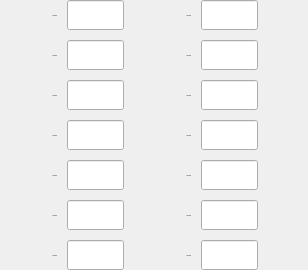
                   <widget class="QWidget" name="tab2">
                    <property name="font">
                     <font>
                      <family>微软雅黑</family>
                     </font>
                    </property>
                    <attribute name="title">
                     <string>三相</string>
                    </attribute>
                    <layout class="QGridLayout" name="gridLayout_2" columnstretch="1,1,1,1">
                     <property name="leftMargin">
                      <number>0</number>
                     </property>
                     <property name="topMargin">
                      <number>0</number>
                     </property>
                     <property name="rightMargin">
                      <number>50</number>
                     </property>
                     <property name="bottomMargin">
                      <number>0</number>
                     </property>
                     <property name="spacing">
                      <number>10</number>
                     </property>
                     <item row="0" column="0">
                      <widget class="QLabel" name="label_35">
                       <property name="minimumSize">
                        <size>
                         <width>0</width>
                         <height>30</height>
                        </size>
                       </property>
                       <property name="font">
                        <font>
                         <family>黑体</family>
                         <pointsize>-1</pointsize>
                        </font>
                       </property>
                       <property name="text">
                        <string>TextLabel</string>
                       </property>
                       <property name="alignment">
                        <set>Qt::AlignRight|Qt::AlignTrailing|Qt::AlignVCenter</set>
                       </property>
                      </widget>
                     </item>
                     <item row="0" column="1">
                      <widget class="QLineEdit" name="lineEdit_26">
                       <property name="minimumSize">
                        <size>
                         <width>0</width>
                         <height>30</height>
                        </size>
                       </property>
                       <property name="font">
                        <font>
                         <family>黑体</family>
                        </font>
                       </property>
                      </widget>
                     </item>
                     <item row="0" column="2">
                      <widget class="QLabel" name="label_33">
                       <property name="minimumSize">
                        <size>
                         <width>0</width>
                         <height>30</height>
                        </size>
                       </property>
                       <property name="font">
                        <font>
                         <family>黑体</family>
                         <pointsize>-1</pointsize>
                        </font>
                       </property>
                       <property name="text">
                        <string>TextLabel</string>
                       </property>
                       <property name="alignment">
                        <set>Qt::AlignRight|Qt::AlignTrailing|Qt::AlignVCenter</set>
                       </property>
                      </widget>
                     </item>
                     <item row="0" column="3">
                      <widget class="QLineEdit" name="lineEdit_20">
                       <property name="minimumSize">
                        <size>
                         <width>0</width>
                         <height>30</height>
                        </size>
                       </property>
                       <property name="font">
                        <font>
                         <family>黑体</family>
                        </font>
                       </property>
                      </widget>
                     </item>
                     <item row="1" column="0">
                      <widget class="QLabel" name="label_32">
                       <property name="minimumSize">
                        <size>
                         <width>0</width>
                         <height>30</height>
                        </size>
                       </property>
                       <property name="font">
                        <font>
                         <family>黑体</family>
                         <pointsize>-1</pointsize>
                        </font>
                       </property>
                       <property name="text">
                        <string>TextLabel</string>
                       </property>
                       <property name="alignment">
                        <set>Qt::AlignRight|Qt::AlignTrailing|Qt::AlignVCenter</set>
                       </property>
                      </widget>
                     </item>
                     <item row="1" column="1">
                      <widget class="QLineEdit" name="lineEdit_16">
                       <property name="minimumSize">
                        <size>
                         <width>0</width>
                         <height>30</height>
                        </size>
                       </property>
                       <property name="font">
                        <font>
                         <family>黑体</family>
                        </font>
                       </property>
                      </widget>
                     </item>
                     <item row="1" column="2">
                      <widget class="QLabel" name="label_34">
                       <property name="minimumSize">
                        <size>
                         <width>0</width>
                         <height>30</height>
                        </size>
                       </property>
                       <property name="font">
                        <font>
                         <family>黑体</family>
                         <pointsize>-1</pointsize>
                        </font>
                       </property>
                       <property name="text">
                        <string>TextLabel</string>
                       </property>
                       <property name="alignment">
                        <set>Qt::AlignRight|Qt::AlignTrailing|Qt::AlignVCenter</set>
                       </property>
                      </widget>
                     </item>
                     <item row="1" column="3">
                      <widget class="QLineEdit" name="lineEdit_15">
                       <property name="minimumSize">
                        <size>
                         <width>0</width>
                         <height>30</height>
                        </size>
                       </property>
                       <property name="font">
                        <font>
                         <family>黑体</family>
                        </font>
                       </property>
                      </widget>
                     </item>
                     <item row="2" column="0">
                      <widget class="QLabel" name="label_28">
                       <property name="minimumSize">
                        <size>
                         <width>0</width>
                         <height>30</height>
                        </size>
                       </property>
                       <property name="font">
                        <font>
                         <family>黑体</family>
                         <pointsize>-1</pointsize>
                        </font>
                       </property>
                       <property name="text">
                        <string>TextLabel</string>
                       </property>
                       <property name="alignment">
                        <set>Qt::AlignRight|Qt::AlignTrailing|Qt::AlignVCenter</set>
                       </property>
                      </widget>
                     </item>
                     <item row="2" column="1">
                      <widget class="QLineEdit" name="lineEdit_25">
                       <property name="minimumSize">
                        <size>
                         <width>0</width>
                         <height>30</height>
                        </size>
                       </property>
                       <property name="font">
                        <font>
                         <family>黑体</family>
                        </font>
                       </property>
                      </widget>
                     </item>
                     <item row="2" column="2">
                      <widget class="QLabel" name="label_24">
                       <property name="minimumSize">
                        <size>
                         <width>0</width>
                         <height>30</height>
                        </size>
                       </property>
                       <property name="font">
                        <font>
                         <family>黑体</family>
                         <pointsize>-1</pointsize>
                        </font>
                       </property>
                       <property name="text">
                        <string>TextLabel</string>
                       </property>
                       <property name="alignment">
                        <set>Qt::AlignRight|Qt::AlignTrailing|Qt::AlignVCenter</set>
                       </property>
                      </widget>
                     </item>
                     <item row="2" column="3">
                      <widget class="QLineEdit" name="lineEdit_17">
                       <property name="minimumSize">
                        <size>
                         <width>0</width>
                         <height>30</height>
                        </size>
                       </property>
                       <property name="font">
                        <font>
                         <family>黑体</family>
                        </font>
                       </property>
                      </widget>
                     </item>
                     <item row="3" column="0">
                      <widget class="QLabel" name="label_37">
                       <property name="minimumSize">
                        <size>
                         <width>0</width>
                         <height>30</height>
                        </size>
                       </property>
                       <property name="font">
                        <font>
                         <family>黑体</family>
                         <pointsize>-1</pointsize>
                        </font>
                       </property>
                       <property name="text">
                        <string>TextLabel</string>
                       </property>
                       <property name="alignment">
                        <set>Qt::AlignRight|Qt::AlignTrailing|Qt::AlignVCenter</set>
                       </property>
                      </widget>
                     </item>
                     <item row="3" column="1">
                      <widget class="QLineEdit" name="lineEdit_24">
                       <property name="minimumSize">
                        <size>
                         <width>0</width>
                         <height>30</height>
                        </size>
                       </property>
                       <property name="font">
                        <font>
                         <family>黑体</family>
                        </font>
                       </property>
                      </widget>
                     </item>
                     <item row="3" column="2">
                      <widget class="QLabel" name="label_30">
                       <property name="minimumSize">
                        <size>
                         <width>0</width>
                         <height>30</height>
                        </size>
                       </property>
                       <property name="font">
                        <font>
                         <family>黑体</family>
                         <pointsize>-1</pointsize>
                        </font>
                       </property>
                       <property name="text">
                        <string>TextLabel</string>
                       </property>
                       <property name="alignment">
                        <set>Qt::AlignRight|Qt::AlignTrailing|Qt::AlignVCenter</set>
                       </property>
                      </widget>
                     </item>
                     <item row="3" column="3">
                      <widget class="QLineEdit" name="lineEdit_21">
                       <property name="minimumSize">
                        <size>
                         <width>0</width>
                         <height>30</height>
                        </size>
                       </property>
                       <property name="font">
                        <font>
                         <family>黑体</family>
                        </font>
                       </property>
                      </widget>
                     </item>
                     <item row="4" column="0">
                      <widget class="QLabel" name="label_25">
                       <property name="minimumSize">
                        <size>
                         <width>0</width>
                         <height>30</height>
                        </size>
                       </property>
                       <property name="font">
                        <font>
                         <family>黑体</family>
                         <pointsize>-1</pointsize>
                        </font>
                       </property>
                       <property name="text">
                        <string>TextLabel</string>
                       </property>
                       <property name="alignment">
                        <set>Qt::AlignRight|Qt::AlignTrailing|Qt::AlignVCenter</set>
                       </property>
                      </widget>
                     </item>
                     <item row="4" column="1">
                      <widget class="QLineEdit" name="lineEdit_23">
                       <property name="minimumSize">
                        <size>
                         <width>0</width>
                         <height>30</height>
                        </size>
                       </property>
                       <property name="font">
                        <font>
                         <family>黑体</family>
                        </font>
                       </property>
                      </widget>
                     </item>
                     <item row="4" column="2">
                      <widget class="QLabel" name="label_27">
                       <property name="minimumSize">
                        <size>
                         <width>0</width>
                         <height>30</height>
                        </size>
                       </property>
                       <property name="font">
                        <font>
                         <family>黑体</family>
                         <pointsize>-1</pointsize>
                        </font>
                       </property>
                       <property name="text">
                        <string>TextLabel</string>
                       </property>
                       <property name="alignment">
                        <set>Qt::AlignRight|Qt::AlignTrailing|Qt::AlignVCenter</set>
                       </property>
                      </widget>
                     </item>
                     <item row="4" column="3">
                      <widget class="QLineEdit" name="lineEdit_22">
                       <property name="minimumSize">
                        <size>
                         <width>0</width>
                         <height>30</height>
                        </size>
                       </property>
                       <property name="font">
                        <font>
                         <family>黑体</family>
                        </font>
                       </property>
                      </widget>
                     </item>
                     <item row="5" column="0">
                      <widget class="QLabel" name="label_29">
                       <property name="minimumSize">
                        <size>
                         <width>0</width>
                         <height>30</height>
                        </size>
                       </property>
                       <property name="font">
                        <font>
                         <family>黑体</family>
                         <pointsize>-1</pointsize>
                        </font>
                       </property>
                       <property name="text">
                        <string>TextLabel</string>
                       </property>
                       <property name="alignment">
                        <set>Qt::AlignRight|Qt::AlignTrailing|Qt::AlignVCenter</set>
                       </property>
                      </widget>
                     </item>
                     <item row="5" column="1">
                      <widget class="QLineEdit" name="lineEdit_28">
                       <property name="minimumSize">
                        <size>
                         <width>0</width>
                         <height>30</height>
                        </size>
                       </property>
                       <property name="font">
                        <font>
                         <family>黑体</family>
                        </font>
                       </property>
                      </widget>
                     </item>
                     <item row="5" column="2">
                      <widget class="QLabel" name="label_36">
                       <property name="minimumSize">
                        <size>
                         <width>0</width>
                         <height>30</height>
                        </size>
                       </property>
                       <property name="font">
                        <font>
                         <family>黑体</family>
                         <pointsize>-1</pointsize>
                        </font>
                       </property>
                       <property name="text">
                        <string>TextLabel</string>
                       </property>
                       <property name="alignment">
                        <set>Qt::AlignRight|Qt::AlignTrailing|Qt::AlignVCenter</set>
                       </property>
                      </widget>
                     </item>
                     <item row="5" column="3">
                      <widget class="QLineEdit" name="lineEdit_19">
                       <property name="minimumSize">
                        <size>
                         <width>0</width>
                         <height>30</height>
                        </size>
                       </property>
                       <property name="font">
                        <font>
                         <family>黑体</family>
                        </font>
                       </property>
                      </widget>
                     </item>
                     <item row="6" column="0">
                      <widget class="QLabel" name="label_26">
                       <property name="minimumSize">
                        <size>
                         <width>0</width>
                         <height>30</height>
                        </size>
                       </property>
                       <property name="font">
                        <font>
                         <family>黑体</family>
                         <pointsize>-1</pointsize>
                        </font>
                       </property>
                       <property name="text">
                        <string>TextLabel</string>
                       </property>
                       <property name="alignment">
                        <set>Qt::AlignRight|Qt::AlignTrailing|Qt::AlignVCenter</set>
                       </property>
                      </widget>
                     </item>
                     <item row="6" column="1">
                      <widget class="QLineEdit" name="lineEdit_18">
                       <property name="minimumSize">
                        <size>
                         <width>0</width>
                         <height>30</height>
                        </size>
                       </property>
                       <property name="font">
                        <font>
                         <family>黑体</family>
                        </font>
                       </property>
                      </widget>
                     </item>
                     <item row="6" column="2">
                      <widget class="QLabel" name="label_31">
                       <property name="minimumSize">
                        <size>
                         <width>0</width>
                         <height>30</height>
                        </size>
                       </property>
                       <property name="font">
                        <font>
                         <family>黑体</family>
                         <pointsize>-1</pointsize>
                        </font>
                       </property>
                       <property name="text">
                        <string>TextLabel</string>
                       </property>
                       <property name="alignment">
                        <set>Qt::AlignRight|Qt::AlignTrailing|Qt::AlignVCenter</set>
                       </property>
                      </widget>
                     </item>
                     <item row="6" column="3">
                      <widget class="QLineEdit" name="lineEdit_27">
                       <property name="minimumSize">
                        <size>
                         <width>0</width>
                         <height>30</height>
                        </size>
                       </property>
                       <property name="font">
                        <font>
                         <family>黑体</family>
                        </font>
                       </property>
                      </widget>
                     </item>
                    </layout>
                   </widget>
